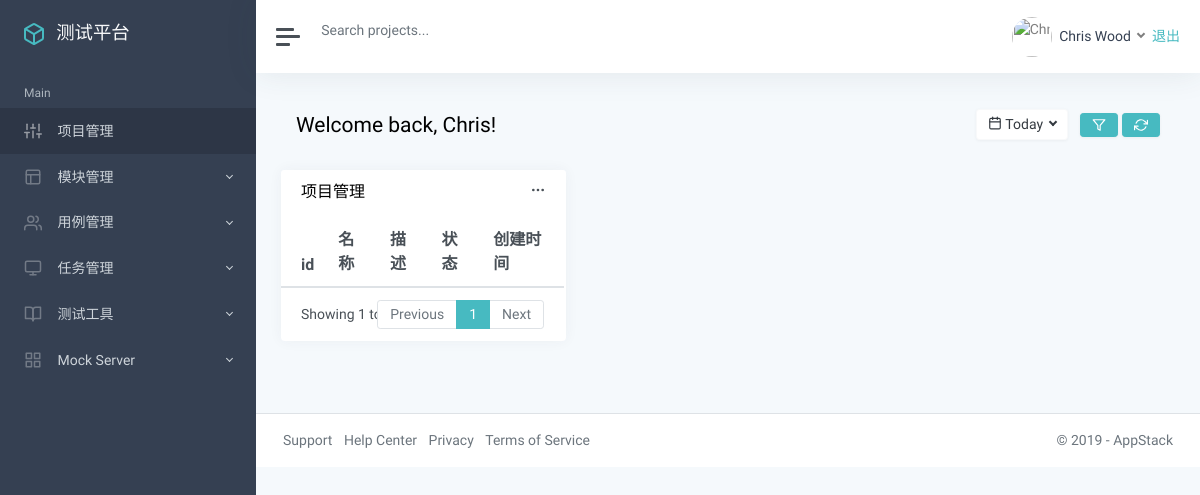
Before: /manage/ (signed in) with the older database file.
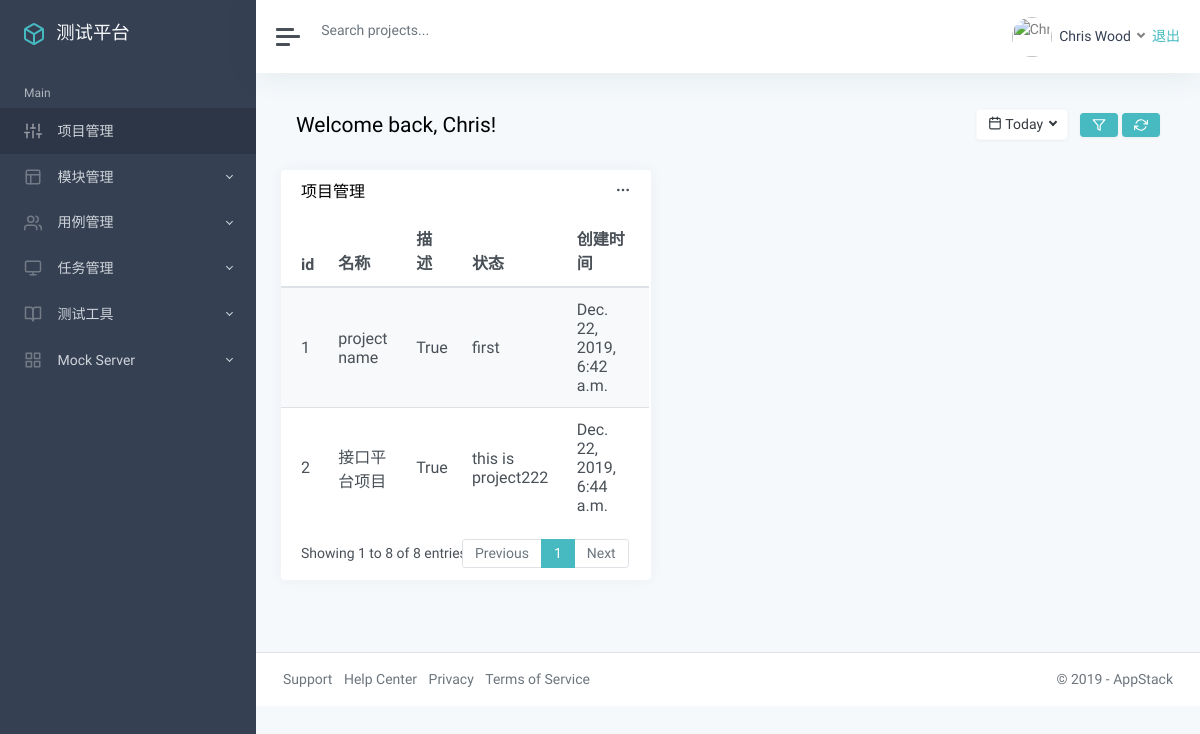
After: the same page with the newer database file.
### app_manage/models.py (models this page shows)
class Project(models.Model):
    name = models.CharField("名称", max_length=100, null=False, default="")
    describe = models.TextField("描述", default="")
    status = models.BooleanField("状态：", default=True)
    update_time = models.DateTimeField("更新时间", auto_now=True)
    create_time = models.DateTimeField("创建时间", auto_now_add=True)

### app_manage/views.py (the view)
# urls.py: path('manage/', manage_views.manage),
@login_required
def manage(request):
    projects_list = Project.objects.all()
    return render(request, "manage.html", {"projects":projects_list})

### templates/manage.html (shortened to what this page needs)
<html>
<head>
    {% load static %}
    <link href='{% static "css/classic.css" %}' rel='stylesheet' type='text/css' />
</head>
<body>
    <div class="wrapper">
        <nav id="sidebar" class="sidebar">
            <div class="sidebar-content ">
                <a class="sidebar-brand" href="index.html">
                    <span class="align-middle">测试平台</span>
                </a>
                <ul class="sidebar-nav">
                    <li class="sidebar-header">
                        Main
                    </li>
                    <li class="sidebar-item active">
                        <a href="/manage/project" class="sidebar-link" aria-expanded="true">
                             <span class="align-middle">项目管理</span>
                        </a>
                    </li>
                    <li class="sidebar-item">
                        <a href="/manage/module" data-toggle="collapse" class="sidebar-link collapsed">
                             <span class="align-middle">模块管理</span>
                        </a>
                    </li>
                    <li class="sidebar-item">
                        <a href="#auth" data-toggle="collapse" class="sidebar-link collapsed">
                            <span class="align-middle">用例管理</span>
                        </a>
                    </li>
                    <li class="sidebar-item">
                        <a href="#layouts" data-toggle="collapse" class="sidebar-link collapsed">
                             <span class="align-middle">任务管理</span>
                        </a>
                    </li>
                    <li class="sidebar-item">
                        <a href="#documentation" data-toggle="collapse" class="sidebar-link collapsed">
                             <span class="align-middle">测试工具</span>
                        </a>
                    </li>
                    <li class="sidebar-item">
                        <a href="#ui" data-toggle="collapse" class="sidebar-link collapsed">
                             <span class="align-middle">Mock Server</span>
                        </a>
                    </li>
                </ul>
            </div>
        </nav>
        <div class="main">
            <nav class="navbar navbar-expand navbar-light bg-white">
                <a class="sidebar-toggle d-flex mr-2">
                    <i class="hamburger align-self-center"></i>
                </a>
                <form class="form-inline d-none d-sm-inline-block">
                    <input class="form-control form-control-no-border mr-sm-2" type="text"
                        placeholder="Search projects..." aria-label="Search">
                </form>
                <div class="navbar-collapse collapse">
                    <ul class="navbar-nav ml-auto">
                        <li class="nav-item dropdown">
                            <a class="nav-link dropdown-toggle d-none d-sm-inline-block" href="#"
                                data-toggle="dropdown">
                                <img src="img/avatars/avatar.jpg" class="avatar img-fluid rounded-circle mr-1"
                                    alt="Chris Wood">
                                <span class="text-dark">Chris Wood</span>
                                <a href="/logout/">退出</a>
                            </a>
                        </li>
                    </ul>
                </div>
            </nav>
            <main class="content">
                <div class="container-fluid p-0">
                    <div class="row mb-2 mb-xl-4">
                        <div class="col-auto d-none d-sm-block">
                            <h3>Welcome back, Chris!</h3>
                        </div>
                        <div class="col-auto ml-auto text-right mt-n1">
                            <span class="dropdown mr-2">
                                <button class="btn btn-light bg-white shadow-sm dropdown-toggle" id="day"
                                    data-toggle="dropdown" aria-haspopup="true" aria-expanded="false">
                                     Today
                                </button>
                            </span>
                            <button class="btn btn-primary shadow-sm">
                                <svg xmlns="http://www.w3.org/2000/svg" width="24" height="24" viewBox="0 0 24 24"
                                    fill="none" stroke="currentColor" stroke-width="2" stroke-linecap="round"
                                    stroke-linejoin="round" class="feather feather-filter align-middle">
                                    <polygon points="22 3 2 3 10 12.46 10 19 14 21 14 12.46 22 3"></polygon>
                                </svg>
                            </button>
                            <button class="btn btn-primary shadow-sm">
                            </button>
                        </div>
                    </div>
                    <div class="row">
                        <div class="row">
                            <div class="col-12 col-lg-7 col-xl-8 d-flex">
                                <div class="card flex-fill">
                                    <div class="card-header">
                                        <div class="card-actions float-right">
                                            <div class="dropdown show">
                                                <a href="#" data-toggle="dropdown" data-display="static">
                                                </a>
                                                </div>
                                            </div>
                                                <h5 class="card-title mb-0">项目管理</h5>
                                        </div>
                                            <div id="datatables-dashboard-traffic_wrapper"
                                                class="dataTables_wrapper dt-bootstrap4 no-footer">
                                                <div class="row">
                                                    <div class="col-sm-12">
                                                        <table id="datatables-dashboard-traffic"
                                                            class="table table-striped my-0 dataTable no-footer"
                                                            role="grid"
                                                            aria-describedby="datatables-dashboard-traffic_info">
                                                            <thead>
                                                                <tr role="row">
                                                                    <th>id</th>
                                                                    <th>名称</th>
                                                                    <th>描述</th>
                                                                    <th>状态</th>
                                                                    <th>创建时间</th>
                                                                </tr>
                                                            </thead>
                                                            <tbody>
                                                            {% for p in projects %}
                                                            <tr role="row" class="odd">
                                                                <td>{{p.id}}</td>
                                                                <td>{{p.name}}</td>
                                                                <td>{{p.status}}</td>
                                                                <td>{{p.describe}}</td>
                                                                <td>{{p.create_time}}</td>
                                                            </tr>
                                                            {% endfor %}
                                                        </tbody>
                                                    </table>
                                                </div>
                                            </div>
                                                <div class="row">
                                                    <div class="col-sm-12 col-md-5">
                                                        <div class="dataTables_info"
                                                            id="datatables-dashboard-traffic_info" role="status"
                                                            aria-live="polite">Showing 1 to 8 of 8 entries</div>
                                                    </div>
                                                    <div class="col-sm-12 col-md-7">
                                                        <div class="dataTables_paginate paging_simple_numbers"
                                                            id="datatables-dashboard-traffic_paginate">
                                                            <ul class="pagination">
                                                                <li class="paginate_button page-item previous disabled"
                                                                    id="datatables-dashboard-traffic_previous"><a
                                                                        href="#"
                                                                        aria-controls="datatables-dashboard-traffic"
                                                                        data-dt-idx="0" tabindex="0"
                                                                        class="page-link">Previous</a></li>
                                                                <li class="paginate_button page-item active"><a href="#"
                                                                        aria-controls="datatables-dashboard-traffic"
                                                                        data-dt-idx="1" tabindex="0"
                                                                        class="page-link">1</a></li>
                                                                <li class="paginate_button page-item next disabled"
                                                                    id="datatables-dashboard-traffic_next"><a href="#"
                                                                        aria-controls="datatables-dashboard-traffic"
                                                                        data-dt-idx="2" tabindex="0"
                                                                        class="page-link">Next</a></li>
                                                            </ul>
                                                        </div>
                                                    </div>
                                                </div>
                                            </div>
                                        </div>
                            </div>
                        </div>
                    </div>
            </main>
            <footer class="footer">
                <div class="container-fluid">
                    <div class="row text-muted">
                        <div class="col-6 text-left">
                            <ul class="list-inline">
                                <li class="list-inline-item">
                                    <a class="text-muted" href="#">Support</a>
                                </li>
                                <li class="list-inline-item">
                                    <a class="text-muted" href="#">Help Center</a>
                                </li>
                                <li class="list-inline-item">
                                    <a class="text-muted" href="#">Privacy</a>
                                </li>
                                <li class="list-inline-item">
                                    <a class="text-muted" href="#">Terms of Service</a>
                                </li>
                            </ul>
                        </div>
                        <div class="col-6 text-right">
                            <p class="mb-0">
                                © 2019 - <a href="index.html" class="text-muted">AppStack</a>
                            </p>
                        </div>
                    </div>
                </div>
            </footer>
        </div>
    </div>
</body>
</html>

Changed rows visible on the page:
added Project: id "1", name "project name", status "True", describe "first", create_time "Dec. 22, 2019, 6:42 a.m."
added Project: id "2", name "接口平台项目", status "True", describe "this is project222", create_time "Dec. 22, 2019, 6:44 a.m."
